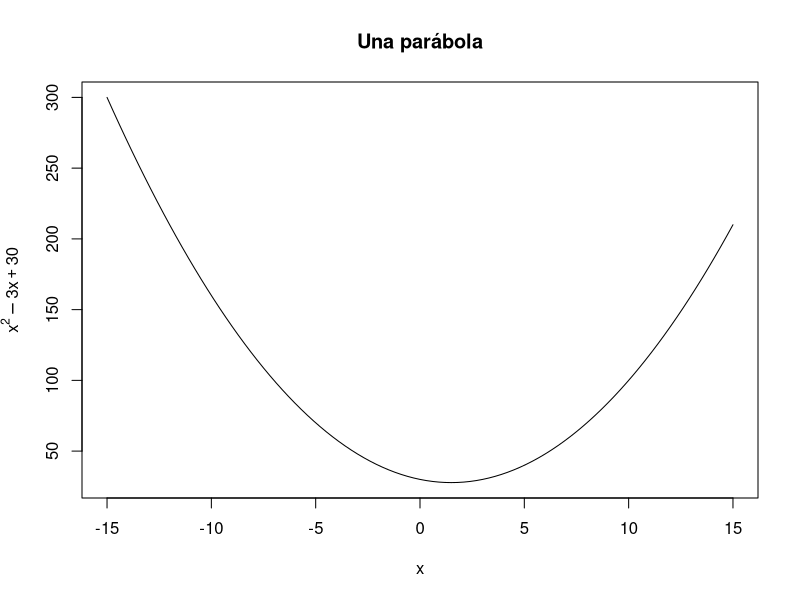
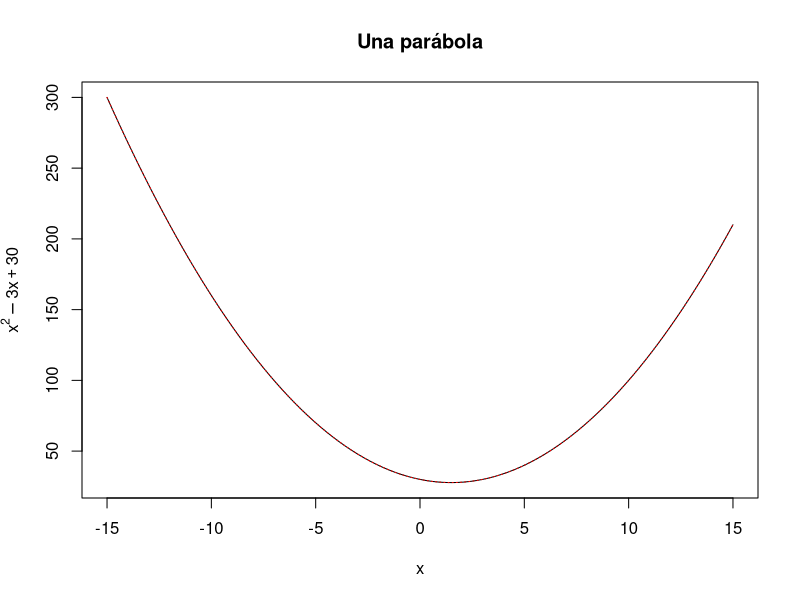
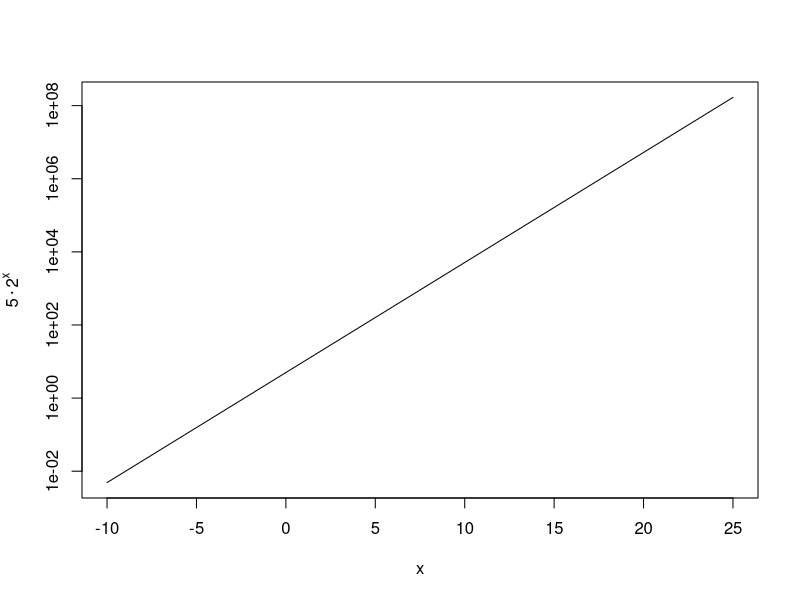
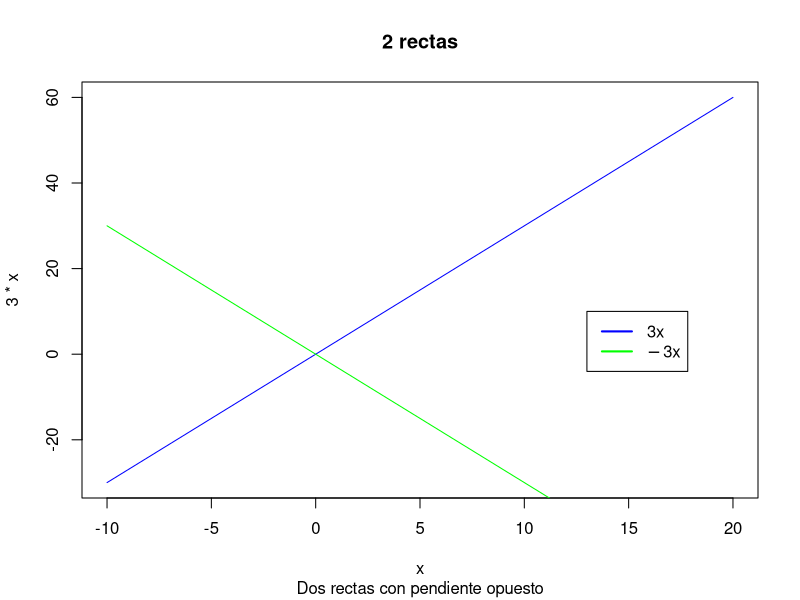

Recreate these plots in R, in order.
## ---- chunk 1
knitr::opts_chunk$set(echo = TRUE)
## ---- chunk 2
curve(x^2-3*x+30,
      xlim = c(-15,15),
      main = "Una parábola",
      xlab = expression(x),
      ylab = expression(y=x^2-3*x+30)
      )

## ---- chunk 3
f = function(x){
  x^2-3*x+30
}
plot(f, main = "Una parábola", 
     xlab = (expression("x")), 
     ylab = (expression(y=x^2-3*x+30)), 
     xlim=c(-15,15))

#Añado una curva x^2 para comparar

curve(x^2-3*x+30, 
      add = TRUE, 
      col = "red", 
      lty = "dotted")

#Es igual de valida que en el caso anterior, no hay diferencia.
## ---- chunk 4
curve(5*2^x,
      log = "y",
      xlim = c(-10,25),
      ylab = expression(y = 5%.% 2^{x})
)
## ---- chunk 5
curve(3*x,
      xlim = c(-10,20),
      col = "blue",
      main = "2 rectas",
      sub = "Dos rectas con pendiente opuesto"
)
curve(-3*x,
      add = TRUE,
      col = "green"
)
legend(x=13,y=10, legend =c(expression(3*x),expression(-3*x)), col = c("blue","green"), lwd = 2, lty = c("solid","solid"))
## ---- chunk 6
#abline(h=0, col = "red", lwd=5, add = TRUE)
## ---- chunk 7
# abline(2,7, col="blue", lwd=2)

